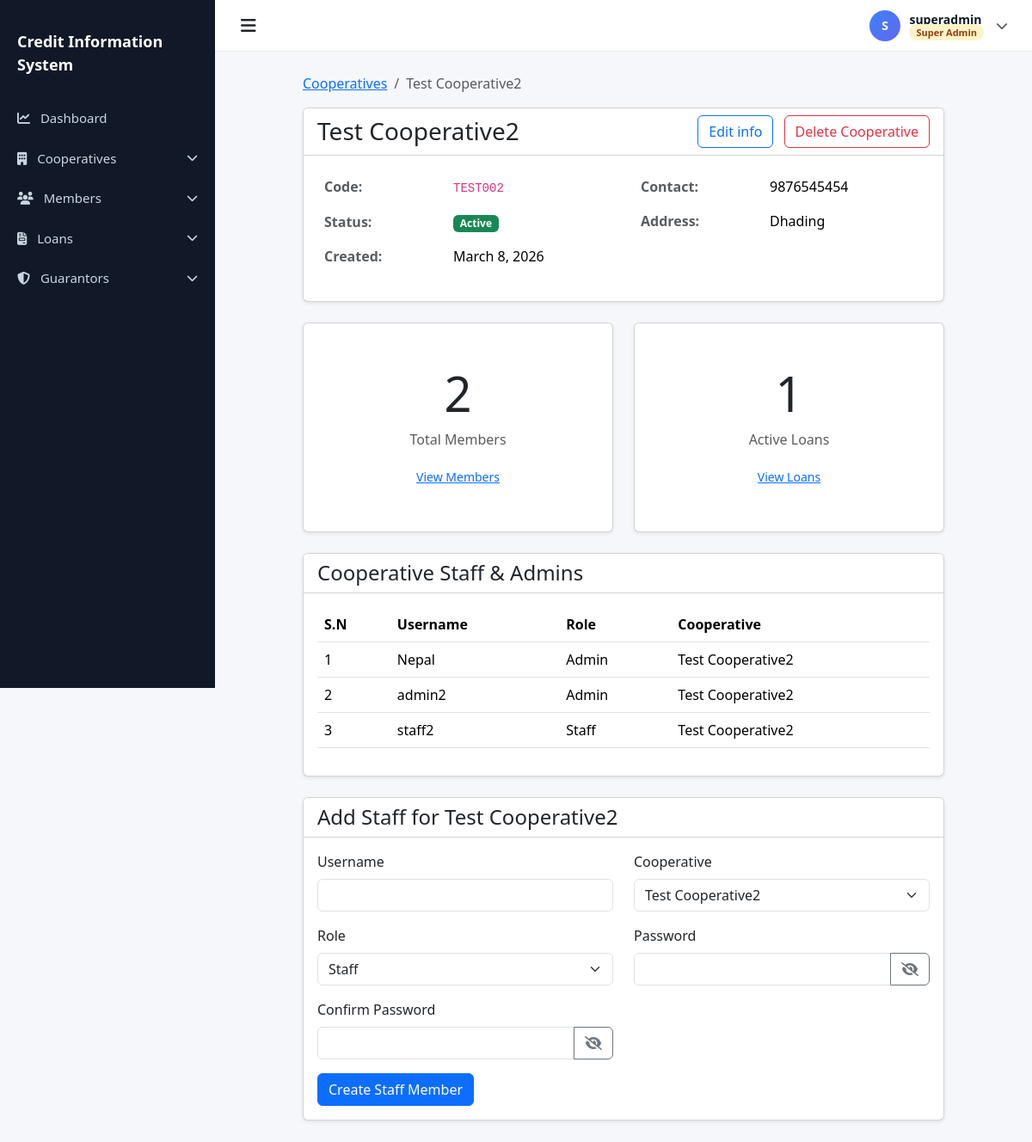
/cooperatives/2/ (signed in), run on the app's committed database.
### accounts/models.py (models this page shows, shortened)
class User(AbstractUser):
    ROLE_CHOICES = (
        ('superadmin', 'Super Admin'),
        ('admin', 'Admin'),
        ('staff', 'Staff'),
    )
    role = models.CharField(max_length=20, choices=ROLE_CHOICES, default='staff')
    cooperative = models.ForeignKey(
        'cooperatives.Cooperative',
        on_delete=models.SET_NULL,
        null=True,
        blank=True,
        related_name='users',
        help_text="Null for Super Admin users"
    )
    is_first_login = models.BooleanField(default=True)
    class Meta:
        ordering = ['-date_joined']
        indexes = [
            models.Index(fields=['role']),
            models.Index(fields=['cooperative']),
        ]
    def is_superadmin(self):
        return self.role == 'superadmin'
    def is_admin(self):
        return self.role == 'admin'
    def is_staff_user(self):
        return self.role == 'staff'

### cooperatives/models.py (models this page shows, shortened)
class Cooperative(models.Model):
    STATUS_CHOICES = (
        ('active', 'Active'),
        ('inactive', 'Inactive'),
    )
    name = models.CharField(max_length=255)
    code = models.CharField(max_length=50, unique=True)
    address = models.TextField()
    contact = models.CharField(max_length=255)  # Can contain phone/email
    status = models.CharField(max_length=20, choices=STATUS_CHOICES, default='active')
    created_at = models.DateTimeField(auto_now_add=True)
    updated_at = models.DateTimeField(auto_now=True)
    class Meta:
        ordering = ['-created_at']
        verbose_name_plural = 'Cooperatives'

### cooperatives/views.py (the view)
# urls.py: path('<int:pk>/', views.CooperativeDetailView.as_view(), name='detail'),
class CooperativeDetailView(StaffOrAdminMixin, CooperativeAccessMixin, DetailView):
    model = Cooperative
    template_name = 'cooperatives/cooperative_detail.html'
    context_object_name = 'cooperative'
    def get_context_data(self, **kwargs):
        context = super().get_context_data(**kwargs)
        if self.request.user.is_superadmin() or self.request.user.role == 'admin':
            context['staff_form'] = StaffCreationForm(user=self.request.user, initial={'cooperative': self.object})
            context['cooperative_staff'] = self.object.users.all().order_by('role', 'username')
        return context

### templates/cooperatives/cooperative_detail.html (shortened to what this page needs)
{% extends 'base.html' %}
{% block content %}
<div class="row justify-content-center">
    <div class="col-md-10">
        <nav aria-label="breadcrumb">
            <ol class="breadcrumb">
                {% if request.user.is_superadmin %}
                <li class="breadcrumb-item"><a href="{% url 'cooperatives:list' %}">Cooperatives</a></li>
                {% endif %}
                <li class="breadcrumb-item active" aria-current="page">{{ cooperative.name }}</li>
            </ol>
        </nav>
        <div class="card shadow-sm mt-3">
            <div class="card-header bg-white d-flex justify-content-between align-items-center">
                <h3 class="mb-0">{{ cooperative.name }}</h3>
                {% if request.user.is_superadmin %}
                <div>
                    <a href="{% url 'cooperatives:edit' cooperative.pk %}" class="btn btn-outline-primary">Edit info</a>
                    <a href="{% url 'cooperatives:delete' cooperative.pk %}" class="btn btn-outline-danger ms-2">Delete
                        Cooperative</a>
                </div>
                {% endif %}
            </div>
            <div class="card-body">
                <div class="row">
                    <div class="col-md-6">
                        <table class="table table-borderless">
                            <tr>
                                <th class="text-muted" style="width: 150px;">Code:</th>
                                <td><code>{{ cooperative.code }}</code></td>
                            </tr>
                            <tr>
                                <th class="text-muted">Status:</th>
                                <td>
                                    <span
                                        class="badge {% if cooperative.status == 'active' %}bg-success{% else %}bg-secondary{% endif %}">
                                        {{ cooperative.get_status_display }}
                                    </span>
                                </td>
                            </tr>
                            <tr>
                                <th class="text-muted">Created:</th>
                                <td>{{ cooperative.created_at|date:"F j, Y" }}</td>
                            </tr>
                        </table>
                    </div>
                    <div class="col-md-6">
                        <table class="table table-borderless">
                            <tr>
                                <th class="text-muted" style="width: 150px;">Contact:</th>
                                <td>{{ cooperative.contact }}</td>
                            </tr>
                            <tr>
                                <th class="text-muted">Address:</th>
                                <td>{{ cooperative.address|linebreaks }}</td>
                            </tr>
                        </table>
                    </div>
                </div>
            </div>
        </div>
        <div class="row mt-4">
            <div class="col-md-6">
                <div class="card h-100 shadow-sm">
                    <div class="card-body text-center py-5">
                        <h1 class="display-4">{{ cooperative.members.count|default:"0" }}</h1>
                        <p class="text-muted">Total Members</p>
                        <a href="{% url 'members:member_list' %}" class="btn btn-sm btn-link">View Members</a>
                    </div>
                </div>
            </div>
            <div class="col-md-6">
                <div class="card h-100 shadow-sm">
                    <div class="card-body text-center py-5">
                        <h1 class="display-4">{{ cooperative.loans.count|default:"0" }}</h1>
                        <p class="text-muted">Active Loans</p>
                        <a href="{% url 'loans:loan_list' %}" class="btn btn-sm btn-link">View Loans</a>
                    </div>
                </div>
            </div>
        </div>
        {% if request.user.is_superadmin or request.user.role == 'admin' %}
        <div class="card shadow-sm mt-4">
            <div class="card-header bg-white">
                <h4 class="mb-0">Cooperative Staff & Admins</h4>
            </div>
            <div class="card-body">
                <div class="table-responsive">
                    <table class="table table-hover">
                        <thead>
                            <tr>
                                <th>S.N</th>
                                <th>Username</th>
                                <th>Role</th>
                                <th>Cooperative</th>
                            </tr>
                        </thead>
                        <tbody>
                            {% for staff in cooperative_staff %}
                            <tr>
                                <td>{{ forloop.counter }}</td>
                                <td>{{ staff.username }}</td>
                                <td>{{ staff.get_role_display }}</td>
                                <td>{{ cooperative.name }}</td>
                            </tr>
                            {% empty %}
                            <tr>
                                <td colspan="4" class="text-center text-muted">No staff members found for this
                                    cooperative.</td>
                            </tr>
                            {% endfor %}
                        </tbody>
                    </table>
                </div>
            </div>
        </div>
        <div class="card shadow-sm mt-4">
            <div class="card-header bg-white">
                <h4 class="mb-0">Add Staff for {{ cooperative.name }}</h4>
            </div>
            <div class="card-body">
                <form action="{% url 'cooperatives:create_staff' %}" method="post">
                    <div class="row">
                        <div class="col-md-6 mb-3">
                            <label for="id_username" class="form-label">Username</label>
                            <input type="text" name="username" class="form-control" id="id_username" required>
                        </div>
                        <div class="col-md-6 mb-3">
                            <label for="id_cooperative" class="form-label">Cooperative</label>
                            <select name="cooperative" class="form-select" id="id_cooperative" required>
                                <option value="{{ cooperative.pk }}" selected>{{ cooperative.name }}</option>
                            </select>
                        </div>
                    </div>
                    <div class="row">
                        <div class="col-md-6 mb-3">
                            <label for="id_role" class="form-label">Role</label>
                            <select name="role" class="form-select" id="id_role" required>
                                <option value="staff" selected>Staff</option>
                            </select>
                        </div>
                        <div class="col-md-6 mb-3">
                            <label for="id_password" class="form-label">Password</label>
                            <div class="input-group">
                                <input type="password" name="password" class="form-control" id="id_password" required>
                                <button class="btn btn-outline-secondary toggle-password" type="button"
                                    data-target="id_password">
                                    <i class="fa-solid fa-eye-slash"></i>
                                </button>
                            </div>
                        </div>
                    </div>
                    <div class="row">
                        <div class="col-md-6 mb-3">
                            <label for="id_confirm_password" class="form-label">Confirm Password</label>
                            <div class="input-group">
                                <input type="password" name="confirm_password" class="form-control"
                                    id="id_confirm_password" required>
                                <button class="btn btn-outline-secondary toggle-password" type="button"
                                    data-target="id_confirm_password">
                                    <i class="fa-solid fa-eye-slash"></i>
                                </button>
                            </div>
                        </div>
                    </div>
                    <button type="submit" class="btn btn-primary">Create Staff Member</button>
                </form>
            </div>
        </div>
        {% endif %}
    </div>
</div>
{% endblock %}

### templates/base.html (shortened to what this page needs)
{% load static %}
<!DOCTYPE html>
<html lang="en">
<head>
    <link href="https://cdn.jsdelivr.net/npm/bootstrap@5.3.2/dist/css/bootstrap.min.css" rel="stylesheet">
    <link rel="stylesheet" href="https://cdnjs.cloudflare.com/ajax/libs/font-awesome/6.5.0/css/all.min.css">
    <link href="https://cdn.jsdelivr.net/npm/select2@4.1.0-rc.0/dist/css/select2.min.css" rel="stylesheet" />
    <link href="https://cdn.jsdelivr.net/npm/select2-bootstrap-5-theme@1.3.0/dist/select2-bootstrap-5-theme.min.css"
        rel="stylesheet" />
</head>
<body class="{% if not user.is_authenticated %}bg-light{% endif %}">
    {% if user.is_authenticated %}
    <div id="sidebar" class="sidebar">
        <div class="sidebar-brand d-flex align-items-center gap-2">
            <span style="font-size: 18px;">Credit Information System</span>
        </div>
        <a href="{% url 'accounts:dashboard' %}">
            <i class="fa-solid fa-chart-line me-2"></i> Dashboard
        </a>
        {% if user.is_superadmin %}
        <a href="#cooperativesMenu" data-bs-toggle="collapse" role="button" aria-expanded="false"
            aria-controls="cooperativesMenu" class="d-flex justify-content-between align-items-center">
            <span><i class="fa-solid fa-building me-2"></i> Cooperatives</span>
            <i class="fa-solid fa-chevron-down small"></i>
        </a>
        {% elif user.cooperative %}
        <a href="{% url 'cooperatives:detail' user.cooperative.pk %}">
            <i class="fa-solid fa-handshake me-2"></i> My Cooperative
        </a>
        {% endif %}
        <a href="#membersMenu" data-bs-toggle="collapse" role="button" aria-expanded="false" aria-controls="membersMenu"
            class="d-flex justify-content-between align-items-center">
            <span><i class="fa-solid fa-users me-2"></i> Members</span>
            <i class="fa-solid fa-chevron-down small"></i>
        </a>
        <a href="#loansMenu" data-bs-toggle="collapse" role="button" aria-expanded="false" aria-controls="loansMenu"
            class="d-flex justify-content-between align-items-center">
            <span><i class="fa-solid fa-file-invoice me-2"></i> Loans</span>
            <i class="fa-solid fa-chevron-down small"></i>
        </a>
        <a href="#guarantorsMenu" data-bs-toggle="collapse" role="button" aria-expanded="false"
            aria-controls="guarantorsMenu" class="d-flex justify-content-between align-items-center">
            <span><i class="fa-solid fa-shield-halved me-2"></i> Guarantors</span>
            <i class="fa-solid fa-chevron-down small"></i>
        </a>
    </div>
    {% endif %}
    <div id="mainContent" class="{% if user.is_authenticated %}main-content{% else %}container-fluid{% endif %}">
        {% if user.is_authenticated %}
        <div class="topbar">
            <div class="toggle-btn" onclick="toggleSidebar()">
                <i class="fa-solid fa-bars"></i>
            </div>
            <div class="dropdown">
                <a class="profile-toggle" href="#" role="button" data-bs-toggle="dropdown" aria-expanded="false"
                    style="list-style:none;">
                    <div class="profile-avatar">
                        {% if not user.first_name %}{{ user.username|first|upper }}{% endif %}
                    </div>
                    <div>
                        <div class="profile-name">
                            {% if user.first_name %}
                            {{ user.first_name }} {{ user.last_name }}
                            {% else %}
                            {{ user.username }}
                            {% endif %}
                        </div>
                        <div class="profile-role">
                            {% if user.role == 'superadmin' %}<span class="role-badge superadmin">Super Admin</span>
                            {% elif user.role == 'admin' %}<span class="role-badge admin">Admin</span>
                            {% else %}<span class="role-badge staff">Staff</span>{% endif %}
                        </div>
                    </div>
                    <i class="fa-solid fa-chevron-down small ms-1 text-muted"></i>
                </a>
            </div>
        </div>
        {% endif %}
        <div class="page-content">
            {% block content %}
            {% endblock %}
        </div>
    </div>
</body>
</html>

### data on the page
User: username|first "S", username "superadmin"
Cooperative: name "Test Cooperative2", code "TEST002", status "Active", created_at "March 8, 2026", contact "9876545454", address "Dhading", members.count "2", loans.count "1", cooperative "Test Cooperative2"
User: username "Nepal", role "Admin"
User: username "admin2", role "Admin"
User: username "staff2", role "Staff"
